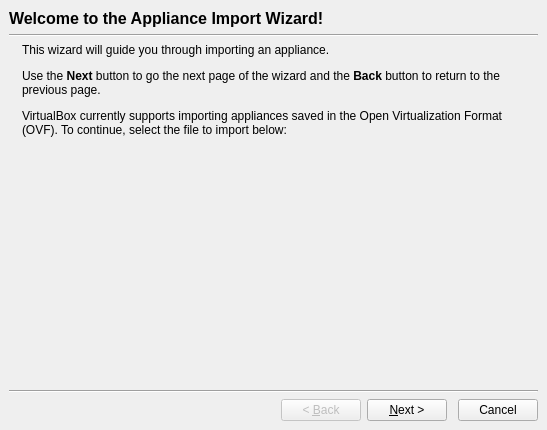
<?xml version="1.0" encoding="UTF-8"?>
<ui version="4.0">
 <comment>
 VBox frontends: Qt4 GUI (&quot;VirtualBox&quot;):

 Copyright (C) 2009 Sun Microsystems, Inc.

 This file is part of VirtualBox Open Source Edition (OSE), as
 available from http://www.virtualbox.org. This file is free software;
 you can redistribute it and/or modify it under the terms of the GNU
 General Public License (GPL) as published by the Free Software
 Foundation, in version 2 as it comes in the "COPYING" file of the
 VirtualBox OSE distribution. VirtualBox OSE is distributed in the
 hope that it will be useful, but WITHOUT ANY WARRANTY of any kind.

 Please contact Sun Microsystems, Inc., 4150 Network Circle, Santa
 Clara, CA 95054 USA or visit http://www.sun.com if you need
 additional information or have any questions.
 </comment>
 <class>VBoxImportApplianceWzd</class>
 <widget class="QDialog" name="VBoxImportApplianceWzd">
  <property name="geometry">
   <rect>
    <x>0</x>
    <y>0</y>
    <width>547</width>
    <height>430</height>
   </rect>
  </property>
  <property name="windowTitle">
   <string>Appliance Import Wizard</string>
  </property>
  <layout class="QVBoxLayout" name="verticalLayout">
   <property name="margin">
    <number>0</number>
   </property>
   <item>
    <widget class="QStackedWidget" name="mPageStack">
     <property name="currentIndex">
      <number>0</number>
     </property>
     <widget class="QWidget" name="mFileSelectPage">
      <layout class="QVBoxLayout" name="verticalLayout_2">
       <item>
        <widget class="QLabel" name="mPageWelcomeHdr">
         <property name="font">
          <font>
           <family>Arial</family>
           <pointsize>12</pointsize>
           <weight>75</weight>
           <bold>true</bold>
          </font>
         </property>
         <property name="text">
          <string>Welcome to the Appliance Import Wizard!</string>
         </property>
        </widget>
       </item>
       <item>
        <widget class="Line" name="line11">
         <property name="orientation">
          <enum>Qt::Horizontal</enum>
         </property>
        </widget>
       </item>
       <item>
        <layout class="QGridLayout" name="gridLayout">
         <item row="0" column="0" rowspan="3">
          <widget class="QLabel" name="mLogoWelcome">
           <property name="sizePolicy">
            <sizepolicy hsizetype="Maximum" vsizetype="Minimum">
             <horstretch>0</horstretch>
             <verstretch>0</verstretch>
            </sizepolicy>
           </property>
           <property name="autoFillBackground">
            <bool>true</bool>
           </property>
           <property name="text">
            <string/>
           </property>
           <property name="pixmap">
            <pixmap resource="../VirtualBox1.qrc">:/vmw_ovf_import.png</pixmap>
           </property>
           <property name="alignment">
            <set>Qt::AlignLeading|Qt::AlignLeft|Qt::AlignTop</set>
           </property>
          </widget>
         </item>
         <item row="0" column="1">
          <widget class="QILabel" name="mTextWelcome">
           <property name="sizePolicy">
            <sizepolicy hsizetype="Minimum" vsizetype="Minimum">
             <horstretch>0</horstretch>
             <verstretch>0</verstretch>
            </sizepolicy>
           </property>
           <property name="minimumSize">
            <size>
             <width>300</width>
             <height>0</height>
            </size>
           </property>
           <property name="text">
            <string>&lt;!DOCTYPE HTML PUBLIC &quot;-//W3C//DTD HTML 4.0//EN&quot; &quot;http://www.w3.org/TR/REC-html40/strict.dtd&quot;&gt;
&lt;html&gt;&lt;head&gt;&lt;meta name=&quot;qrichtext&quot; content=&quot;1&quot; /&gt;&lt;style type=&quot;text/css&quot;&gt;
p, li { white-space: pre-wrap; }
&lt;/style&gt;&lt;/head&gt;&lt;body&gt;
&lt;p style=&quot; margin-top:12px; margin-bottom:12px; margin-left:0px; margin-right:0px; -qt-block-indent:0; text-indent:0px;&quot;&gt;This wizard will guide you through importing an appliance. &lt;/p&gt;
&lt;p style=&quot; margin-top:12px; margin-bottom:12px; margin-left:0px; margin-right:0px; -qt-block-indent:0; text-indent:0px;&quot;&gt;Use the &lt;span style=&quot; font-weight:600;&quot;&gt;Next&lt;/span&gt; button to go the next page of the wizard and the &lt;span style=&quot; font-weight:600;&quot;&gt;Back&lt;/span&gt; button to return to the previous page.&lt;/p&gt;
&lt;p style=&quot; margin-top:12px; margin-bottom:12px; margin-left:0px; margin-right:0px; -qt-block-indent:0; text-indent:0px;&quot;&gt;VirtualBox currently supports importing appliances saved in the Open Virtualization Format (OVF). To continue, select the file to import below:&lt;/p&gt;&lt;/body&gt;&lt;/html&gt;</string>
           </property>
           <property name="wordWrap">
            <bool>true</bool>
           </property>
          </widget>
         </item>
         <item row="1" column="1">
          <widget class="VBoxEmptyFileSelector" name="mFileSelector" native="true"/>
         </item>
         <item row="2" column="1">
          <spacer name="spacer">
           <property name="orientation">
            <enum>Qt::Vertical</enum>
           </property>
           <property name="sizeHint" stdset="0">
            <size>
             <width>406</width>
             <height>68</height>
            </size>
           </property>
          </spacer>
         </item>
        </layout>
       </item>
       <item>
        <widget class="Line" name="line12">
         <property name="orientation">
          <enum>Qt::Horizontal</enum>
         </property>
        </widget>
       </item>
       <item>
        <layout class="QHBoxLayout">
         <item>
          <spacer>
           <property name="orientation">
            <enum>Qt::Horizontal</enum>
           </property>
           <property name="sizeHint" stdset="0">
            <size>
             <width>0</width>
             <height>0</height>
            </size>
           </property>
          </spacer>
         </item>
         <item>
          <widget class="QPushButton" name="mBtnBack1">
           <property name="enabled">
            <bool>false</bool>
           </property>
           <property name="text">
            <string>&lt; &amp;Back</string>
           </property>
          </widget>
         </item>
         <item>
          <widget class="QPushButton" name="mBtnNext1">
           <property name="text">
            <string>&amp;Next &gt;</string>
           </property>
          </widget>
         </item>
         <item>
          <spacer>
           <property name="orientation">
            <enum>Qt::Horizontal</enum>
           </property>
           <property name="sizeType">
            <enum>QSizePolicy::Fixed</enum>
           </property>
           <property name="sizeHint" stdset="0">
            <size>
             <width>5</width>
             <height>0</height>
            </size>
           </property>
          </spacer>
         </item>
         <item>
          <widget class="QPushButton" name="mBtnCancel1">
           <property name="text">
            <string>Cancel</string>
           </property>
          </widget>
         </item>
        </layout>
       </item>
      </layout>
     </widget>
     <widget class="QWidget" name="mSettingsPage">
      <layout class="QVBoxLayout" name="verticalLayout_3">
       <item>
        <widget class="QLabel" name="mPageSettingsHdr">
         <property name="font">
          <font>
           <family>Arial</family>
           <pointsize>12</pointsize>
           <weight>75</weight>
           <bold>true</bold>
          </font>
         </property>
         <property name="text">
          <string>Appliance Import Settings</string>
         </property>
        </widget>
       </item>
       <item>
        <widget class="Line" name="line21">
         <property name="orientation">
          <enum>Qt::Horizontal</enum>
         </property>
        </widget>
       </item>
       <item>
        <layout class="QGridLayout" name="gridLayout_2">
         <item row="0" column="0" rowspan="2">
          <widget class="QLabel" name="mLogoSettings">
           <property name="sizePolicy">
            <sizepolicy hsizetype="Maximum" vsizetype="Minimum">
             <horstretch>0</horstretch>
             <verstretch>0</verstretch>
            </sizepolicy>
           </property>
           <property name="autoFillBackground">
            <bool>true</bool>
           </property>
           <property name="text">
            <string/>
           </property>
           <property name="pixmap">
            <pixmap resource="../VirtualBox1.qrc">:/vmw_ovf_import.png</pixmap>
           </property>
           <property name="alignment">
            <set>Qt::AlignLeading|Qt::AlignLeft|Qt::AlignTop</set>
           </property>
          </widget>
         </item>
         <item row="0" column="1">
          <widget class="QILabel" name="mTextSettings">
           <property name="sizePolicy">
            <sizepolicy hsizetype="Minimum" vsizetype="Minimum">
             <horstretch>0</horstretch>
             <verstretch>0</verstretch>
            </sizepolicy>
           </property>
           <property name="minimumSize">
            <size>
             <width>300</width>
             <height>0</height>
            </size>
           </property>
           <property name="text">
               <string>These are the virtual machines contained in the appliance and the suggested settings of the imported VirtualBox machines. You can change many of the properties shown by double-clicking on the items and disable others using the check boxes below.</string>
           </property>
           <property name="wordWrap">
            <bool>true</bool>
           </property>
          </widget>
         </item>
         <item row="1" column="1">
          <widget class="VBoxImportApplianceWgt" name="mImportSettingsWgt" native="true">
           <property name="enabled">
            <bool>true</bool>
           </property>
           <property name="sizePolicy">
            <sizepolicy hsizetype="Preferred" vsizetype="MinimumExpanding">
             <horstretch>0</horstretch>
             <verstretch>0</verstretch>
            </sizepolicy>
           </property>
           <property name="minimumSize">
            <size>
             <width>0</width>
             <height>0</height>
            </size>
           </property>
           <property name="baseSize">
            <size>
             <width>0</width>
             <height>0</height>
            </size>
           </property>
          </widget>
         </item>
        </layout>
       </item>
       <item>
        <widget class="Line" name="line22">
         <property name="orientation">
          <enum>Qt::Horizontal</enum>
         </property>
        </widget>
       </item>
       <item>
        <layout class="QHBoxLayout" name="_3">
         <item>
          <widget class="QPushButton" name="mBtnRestore">
           <property name="text">
            <string>Restore Defaults</string>
           </property>
          </widget>
         </item>
         <item>
          <spacer>
           <property name="orientation">
            <enum>Qt::Horizontal</enum>
           </property>
           <property name="sizeHint" stdset="0">
            <size>
             <width>0</width>
             <height>0</height>
            </size>
           </property>
          </spacer>
         </item>
         <item>
          <widget class="QPushButton" name="mBtnBack2">
           <property name="text">
            <string>&lt; &amp;Back</string>
           </property>
          </widget>
         </item>
         <item>
          <widget class="QPushButton" name="mBtnFinish">
           <property name="text">
            <string>&amp;Import &gt;</string>
           </property>
          </widget>
         </item>
         <item>
          <spacer>
           <property name="orientation">
            <enum>Qt::Horizontal</enum>
           </property>
           <property name="sizeType">
            <enum>QSizePolicy::Fixed</enum>
           </property>
           <property name="sizeHint" stdset="0">
            <size>
             <width>5</width>
             <height>0</height>
            </size>
           </property>
          </spacer>
         </item>
         <item>
          <widget class="QPushButton" name="mBtnCancel2">
           <property name="text">
            <string>Cancel</string>
           </property>
          </widget>
         </item>
        </layout>
       </item>
      </layout>
     </widget>
    </widget>
   </item>
  </layout>
 </widget>
 <customwidgets>
  <customwidget>
   <class>QILabel</class>
   <extends>QLabel</extends>
   <header>QILabel.h</header>
  </customwidget>
  <customwidget>
   <class>VBoxImportApplianceWgt</class>
   <extends>QWidget</extends>
   <header>VBoxImportApplianceWgt.h</header>
   <container>1</container>
  </customwidget>
  <customwidget>
   <class>VBoxEmptyFileSelector</class>
   <extends>QWidget</extends>
   <header>VBoxFilePathSelectorWidget.h</header>
   <container>1</container>
  </customwidget>
 </customwidgets>
 <resources>
  <include location="../VirtualBox1.qrc"/>
 </resources>
 <connections/>
</ui>
